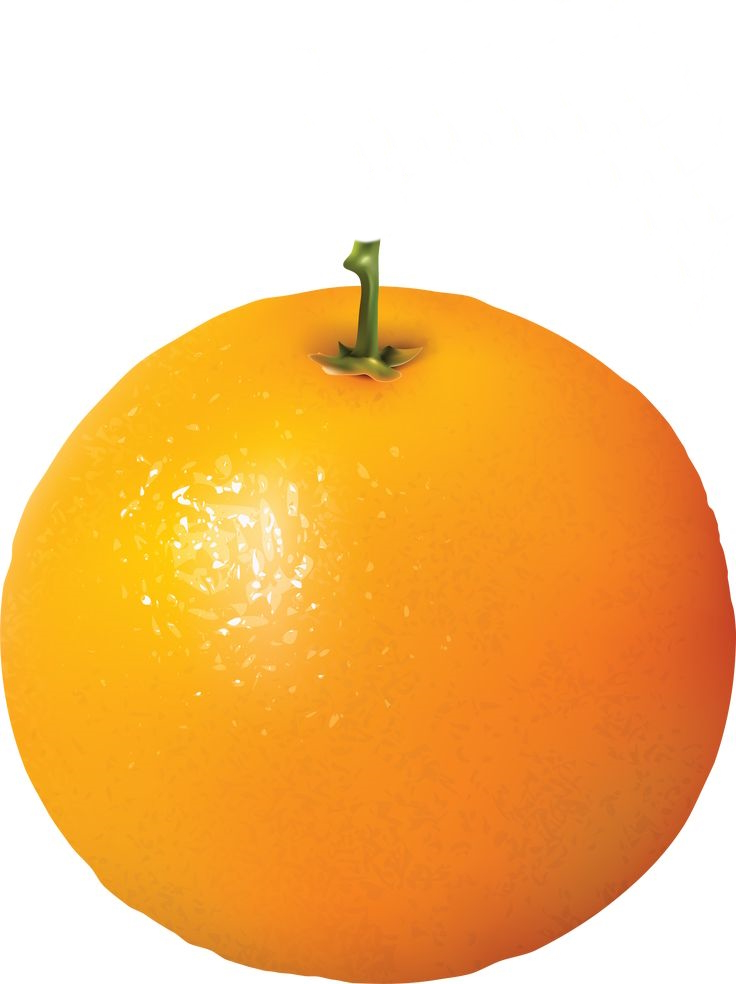
#> input picture dataset_2/Oranges/orange.jpg, 736 x 984 px; its folder holds only this picture in this run
$ python modified_canny_edge_detector_main.py
#> lines starting #> are read from the running program, lines starting #| are printed output that depends on the picture; after the words box and inside, x2 and y2 are one past the last pixel; in counts of white or black regions, pixels touching at a corner belong together; long printed decimals are rounded
### get_color_channels.py
import numpy as np

def get_color_channels(image: np.ndarray):
    red, green, blu = image[..., 0], image[..., 1], image[..., 2]
    return red, green, blu

def get_normalized_colors(image: np.ndarray):
    red, green, blue = get_color_channels(image)
    red_mean = np.mean(red)
    green_mean = np.mean(green)
    blue_mean = np.mean(blue)
    normalized_red = red_mean / (red_mean + green_mean + blue_mean)
    normalized_green = green_mean / (red_mean + green_mean + blue_mean)
    normalized_blue = blue_mean / (red_mean + green_mean + blue_mean)
    return normalized_red, normalized_green, normalized_blue

### image_segmentation.py
from PIL import Image

def image_segmentation(image: Image):
    image = image.convert("L")
    threshold = 200
    image_threshold = image.point(lambda x: 255 if x > threshold else 0)
    return image_threshold

### convolution.py
import numpy as np


def convolution(image: np.ndarray, kernel: list | tuple) -> np.ndarray:
    if len(image.shape) == 3:
        m_i, n_i, c_i = image.shape
    elif len(image.shape) == 2:
        image = image[..., np.newaxis]
        m_i, n_i, c_i = image.shape
    else:
        raise Exception('Shape of image not supported')
    m_k, n_k = kernel.shape
    y_strides = m_i - m_k + 1
    x_strides = n_i - n_k + 1
    img = image.copy()
    output_shape = (m_i-m_k+1, n_i-n_k+1, c_i)
    output = np.zeros(output_shape, dtype=np.float32)
    count = 0
    output_tmp = output.reshape((output_shape[0] * output_shape[1], output_shape[2]))
    for i in range(y_strides):
        for j in range(x_strides):
            for c in range(c_i):
                sub_matrix = img[i:i+m_k, j:j+n_k, c]
                output_tmp[count, c] = np.sum(sub_matrix * kernel)
            count += 1
    output = output_tmp.reshape(output_shape)
    return output

### mced.py
from sobel_edge_detection import sobel_edge_detection
from non_max_suppression import non_max_suppression
from threshold_hysteresis import threshold_hysteresis
import numpy as np
from gaussian_blur import gaussianBlur
from to_gray import togray


def mced(image: np.ndarray, sigma: int | float, filter_shape, lowthreshold: float | int = 0.05, highthreshold: float | int = 0.09):
    blurred = gaussianBlur(image, sigma, filter_shape=filter_shape)[1] / 255
    squeezed_blurred = np.squeeze(blurred)
    padded = np.pad(squeezed_blurred, pad_width=1)
    G, theta = sobel_edge_detection(padded, "absolute")
    img = non_max_suppression(G, theta)
    img = threshold_hysteresis(img, lowthreshold, lowthreshold * 1.562)
    return img

### sobel_edge_detection.py
import numpy as np
from convolution import convolution


def sobel_edge_detection(image: np.ndarray, magnitude="euclidean"):
    Kx = np.array(
        [[-1, 0, 1],
         [-2, 0, 2],
         [-1, 0, 1]], np.float32
    )
    Ky = np.array(
        [[1, 2, 1],
         [0, 0, 0],
         [-1, -2, -1]], np.float32
    )
    Ix = convolution(image, Kx)
    Iy = convolution(image, Ky)
    G = None
    if magnitude == "euclidean":
        G = np.hypot(Ix, Iy)
    elif magnitude == "absolute":
        G = np.absolute(Ix) + np.absolute(Iy)
    G = G / G.max() * 255
    theta = np.arctan2(Iy, Ix)
    return np.squeeze(G), np.squeeze(theta)

### non_max_suppression.py
import numpy as np

def non_max_suppression(img, theta):
    M, N = img.shape
    Z = np.zeros((M, N), dtype=np.int32)
    angle = theta * 180. / np.pi
    angle[angle < 0] += 180
    for i in range(1, M-1):
        for j in range(1, N-1):
            q = 255
            r = 255
            if (0 <= angle[i, j] < 22.5) or (157.5 <= angle[i, j] <= 180):
                r = img[i, j-1]
                q = img[i, j+1]
            elif (22.5 <= angle[i, j] < 67.5):
                r = img[i-1, j+1]
                q = img[i+1, j-1]
            elif (67.5 <= angle[i, j] < 112.5):
                r = img[i-1, j]
                q = img[i+1, j]
            elif (112.5 <= angle[i, j] < 157.5):
                r = img[i+1, j+1]
                q = img[i-1, j-1]
            if (img[i, j] >= q) and (img[i, j] >= r):
                Z[i, j] = img[i, j]
            else:
                Z[i, j] = 0
    return Z

### threshold_hysteresis.py
import numpy as np

def threshold_hysteresis(img: np.ndarray, lowThresholdRatio=0.05, highThresholdRatio=0.09, weak=np.int32(25)):
    highThreshold = img.max() * highThresholdRatio
    lowThreshold = highThreshold * lowThresholdRatio
    M, N = img.shape
    res = np.zeros((M, N), dtype=np.int32)
    strong = np.int32(255)
    zeros = np.int32(0)
    zeros_i, zeros_j = np.where(img < lowThreshold)
    strong_i, strong_j = np.where(img >= highThreshold)
    weak_i, weak_j = np.where((img <= highThreshold) & (img >= lowThreshold))
    res[strong_i, strong_j] = strong
    res[weak_i, weak_j] = weak
    res[zeros_i, zeros_j] = zeros
    for i in range(1, M-1):
        for j in range(1, N-1):
            if (res[i, j] == weak):
                if (
                    (res[i+1, j-1] == strong) or (res[i+1, j] == strong) or
                    (res[i+1, j+1] == strong) or (res[i, j-1] == strong) or
                    (res[i, j+1] == strong) or (res[i-1, j-1] == strong) or
                    (res[i-1, j] == strong) or (res[i-1, j+1] == strong)
                ):
                    res[i, j] = strong
                else:
                    res[i, j] = 0
    return res

### get_center.py
import numpy as np
import math


def get_center(image: np.ndarray):
    height, width = image.shape
    return (math.floor(width / 2), math.floor(height / 2))

### get_average_radius.py
import numpy as np
import math

def get_average_radius(image: np.ndarray, x_center: int, y_center: int):
    coordinates = np.argwhere(image == 255)
    average_radius = 0
    for coordinate in coordinates:
        average_radius += math.sqrt((coordinate[0] - x_center)**2 + (coordinate[1] - y_center)**2)
    average_radius /= coordinates.shape[0]
    return average_radius

### gaussian_blur.py
import numpy as np
from convolution import convolution


def gaussianBlur(img: np.ndarray, sigma: float | int, filter_shape: list | tuple | None = None):
    if filter_shape == None:
        _ = 2 * int(4 * sigma + 0.5) + 1
        filter_shape = [_, _]
    gaussian_filter = np.zeros((filter_shape[0], filter_shape[1]), np.float32)
    size_y = filter_shape[0] // 2
    size_x = filter_shape[1] // 2
    x, y = np.mgrid[-size_y:size_y+1, -size_x:size_x+1]
    normal = 1 / (2.0 * np.pi * sigma**2)
    gaussian_filter = np.exp(-((x**2 + y**2) / (2.0*sigma**2))) * normal
    filtered = convolution(img, gaussian_filter)
    return gaussian_filter, filtered.astype(np.uint8)

### modified_canny_edge_detector_main.py
import numpy as np
from PIL import Image, ImageOps
import matplotlib.pyplot as plt
from image_segmentation import image_segmentation
from get_color_channels import get_normalized_colors
from mced import mced
from get_center import get_center
from get_average_radius import get_average_radius
from os import listdir
from os.path import isfile, join
from fruit_recognition import fruit_recognition
from fruit_classification import fruit_classification

#training phase
print("TRAINING PHASE-----------------")
path = "./dataset_2/Oranges"
files = [f for f in listdir(path) if isfile(join(path, f))]
red_intensities = []
green_intensities = []
diff_intensities = []
average_radiuses = []
for filename in files:
    img = Image.open(path + "/" + filename)
#> img is the input picture: PIL image 736x984 RGB; mean R, G, B 246.2, 196.2, 131.4
    img = img.resize((251, 251))
#> img: PIL image 251x251 RGB
    grayscale_image = ImageOps.grayscale(img)
    red, green, blue = get_normalized_colors(np.array(img))
#> in get_color_channels, `red, green, blu = image[..., 0], image[..., 1], image[..., 2]`:
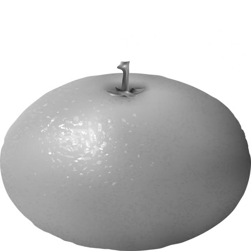
#> green: shape (251, 251); min 42, max 255, mean 196.1
#> in get_color_channels, `red, green, blu = image[..., 0], image[..., 1], image[..., 2]`:
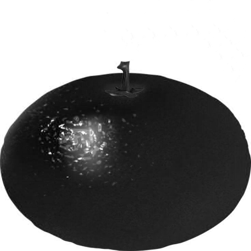
#> blu: shape (251, 251); min 1, max 255, mean 131.4
#> in get_normalized_colors, `red_mean = np.mean(red)`: red_mean = 246.2
#> in get_normalized_colors, `green_mean = np.mean(green)`: green_mean = 196.1
#> in get_normalized_colors, `blue_mean = np.mean(blue)`: blue_mean = 131.4
#> in get_normalized_colors, `normalized_red = red_mean / (red_mean + green_mean + blue_mean)`: normalized_red = 0.429
#> in get_normalized_colors, `normalized_green = green_mean / (red_mean + green_mean + blue_mean)`: normalized_green = 0.342
#> in get_normalized_colors, `normalized_blue = blue_mean / (red_mean + green_mean + blue_mean)`: normalized_blue = 0.229
#> red = 0.429; green = 0.342; blue = 0.229
    red_intensities.append(red)
    green_intensities.append(green)
    diff_intensities.append(red - green)
    segmented_image = image_segmentation(grayscale_image)
#> in image_segmentation, `image_threshold = image.point(lambda x: 255 if x > threshold else 0)`:
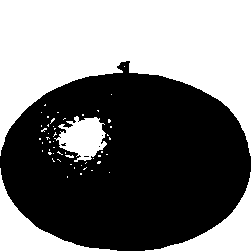
#> image_threshold: PIL image 251x251 L; 46.4% white; 54 white regions (50 under 20 px), largest, box (x1, y1, x2, y2) and area: (0, 0, 251, 156) 23025, (0, 168, 117, 251) 2338, (145, 172, 251, 251) 2219, (54, 116, 107, 162) 1457
    res = mced(np.array(segmented_image), 1.5, (10, 10))
#> after the loop in convolution, `for i in range(y_strides):`: count = 58081
#> in convolution (call 2), `output = output_tmp.reshape(output_shape)`:
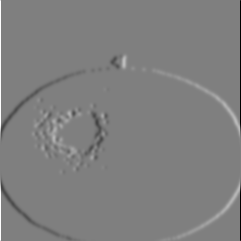
#> output: shape (241, 241, 1) float32; min -3.98, max 3.98, mean -0.000241; drawn with min black and max white
#> in non_max_suppression, `angle[angle < 0] += 180`:
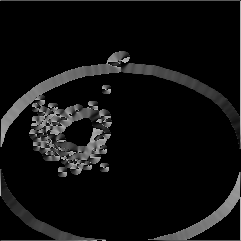
#> angle: shape (241, 241) float32; min 0, max 180, mean 16
#> after the loop in non_max_suppression, `for i in range(1, M-1):`:
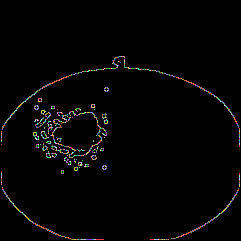
#> Z: shape (241, 241) int32; 117 distinct labels, from 0 to 116; one colour per label, 0 black
#> in threshold_hysteresis, `highThreshold = img.max() * highThresholdRatio`: highThreshold = 9.06
#> in threshold_hysteresis, `lowThreshold = highThreshold * lowThresholdRatio`: lowThreshold = 0.453
#> in threshold_hysteresis, `strong_i, strong_j = np.where(img >= highThreshold)`: strong_i = 1469 values from 56 to 239; strong_j = 1469 values, max 239 at index 702, min 1 at index 719, mean 92.24
#> in threshold_hysteresis, `weak_i, weak_j = np.where((img <= highThreshold) & (img >= lowThreshol..`: weak_i = 93 values from 61 to 239; weak_j = 93 values, max 239 at index 30, min 1 at index 35, mean 106
#> in threshold_hysteresis, `res[weak_i, weak_j] = weak`: res: shape (241, 241) int32; 3 distinct labels, from 0 to 255
#> after the loop in threshold_hysteresis, `for i in range(1, M-1):`:
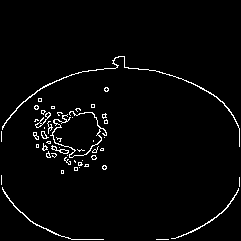
#> res: shape (241, 241) int32; 2.6% white in thin lines or dots, all inside (x1, y1, x2, y2) = (1, 56, 240, 240)
    (x_center, y_center) = get_center(res)
#> x_center = 120; y_center = 120
    average_radius = get_average_radius(res, x_center, y_center)
#> in get_average_radius, `coordinates = np.argwhere(image == 255)`: coordinates = 1539 pairs, first value 56 to 239, second value 1 to 239
#> the loop in get_average_radius, `for coordinate in coordinates:` made 1539 passes
#> (coordinate, average_radius) on passes 1 to 3: ([56, 118], 64.03), ([56, 119], 128), ([56, 120], 192)
#> after the loop in get_average_radius, `for coordinate in coordinates:`: average_radius = 124406.1
#> in get_average_radius, `average_radius /= coordinates.shape[0]`: average_radius = 80.84
#> average_radius = 80.84
    average_radiuses.append(average_radius)

th_lower_radius = min(average_radiuses)
#> th_lower_radius = 80.84
th_upper_radius = max(average_radiuses)
#> th_upper_radius = 80.84
th_upper_intensity_diff = max(diff_intensities)
#> th_upper_intensity_diff = 0.0873
th_lower_intensity_diff = min(diff_intensities)
#> th_lower_intensity_diff = 0.0873
th_orange_radius = np.mean(average_radiuses)
#> th_orange_radius = 80.84
th_orange_red_intensity = np.mean(red) - 0.07
#> th_orange_red_intensity = 0.359
print("th_orange_radius: ", th_orange_radius)
#| th_orange_radius:  80.836
print("th_orange_red_intensity: ", th_orange_red_intensity)
#| th_orange_red_intensity:  0.3592

path = "./dataset_2/Apples/green"
#> (the run stopped early here; a loop or call above may not have finished)

$ run again, on dataset_2/Oranges/orange8.jpg
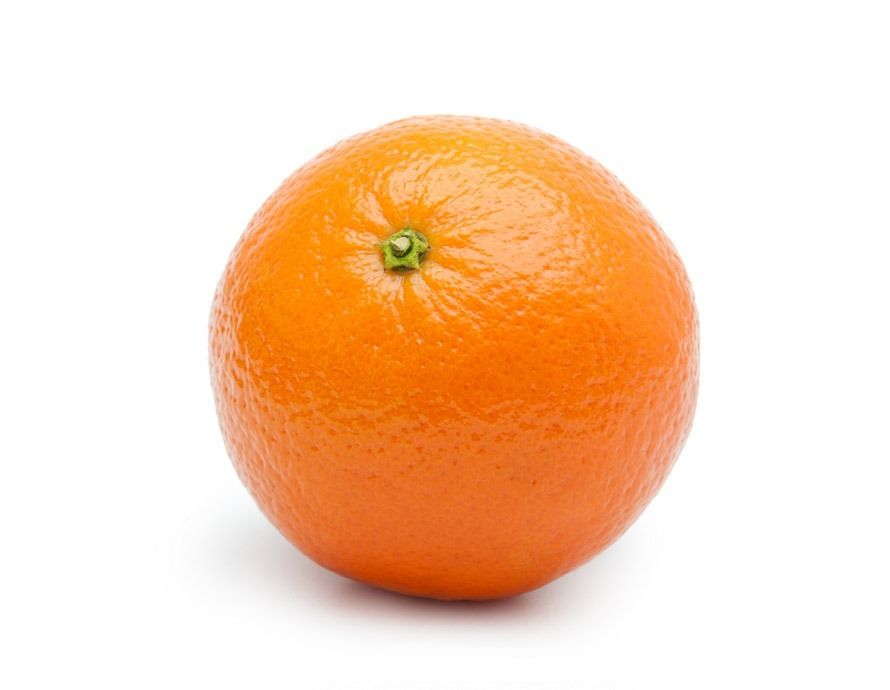
#> input picture dataset_2/Oranges/orange8.jpg, 890 x 690 px
#> img is the input picture: PIL image 890x690 RGB; mean R, G, B 248.5, 216.2, 190.7
#> img: PIL image 251x251 RGB
#> red_mean = 248.5
#> green_mean = 216.2
#> blue_mean = 190.7
#> normalized_red = 0.379
#> normalized_green = 0.33
#> normalized_blue = 0.291
#> `red, green, blue = get_normalized_colors(np.array(img))`: red = 0.379; green = 0.33; blue = 0.291
#> in image_segmentation, `image_threshold = image.point(lambda x: 255 if x > threshold else 0)`:
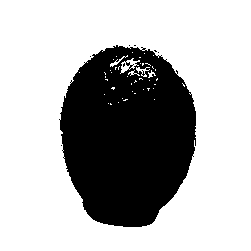
#> image_threshold: PIL image 251x251 L; 70% white; 8 black regions (7 under 20 px), largest, box (x1, y1, x2, y2) and area: (59, 45, 196, 227) 18886
#> after the loop in convolution, `for i in range(y_strides):`: count = 58081
#> highThreshold = 9.06
#> lowThreshold = 0.453
#> strong_i = 1103 values from 40 to 222; strong_j = 1103 values, max 191 at index 739, min 54 at index 758, mean 125
#> weak_i = 58 values from 47 to 99; weak_j = 58 values, max 151 at index 38, min 97 at index 25, mean 124.7
#> after the loop in threshold_hysteresis, `for i in range(1, M-1):`:
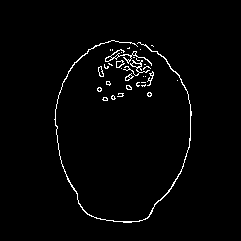
#> res: shape (241, 241) int32; 2% white in thin lines or dots, all inside (x1, y1, x2, y2) = (54, 40, 192, 223)
#> x_center = 120
#> coordinates = 1157 pairs, first value 40 to 222, second value 54 to 191
#> the loop in get_average_radius, `for coordinate in coordinates:` made 1157 passes
#> (coordinate, average_radius) on passes 1 to 3: ([40, 111], 80.5), ([40, 112], 160.9), ([40, 113], 241.2)
#> after the loop in get_average_radius, `for coordinate in coordinates:`: average_radius = 77659
#> in get_average_radius, `average_radius /= coordinates.shape[0]`: average_radius = 67.12
#> th_upper_intensity_diff = 0.0492
#> th_orange_radius = 67.12
#> th_orange_red_intensity = 0.309
#| th_orange_radius:  67.121
#| th_orange_red_intensity:  0.3091

$ run again, on dataset_2/Oranges/orange2.jpg
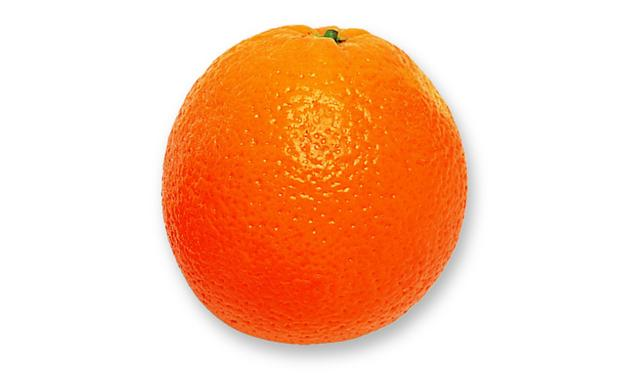
#> input picture dataset_2/Oranges/orange2.jpg, 636 x 380 px
#> img is the input picture: PIL image 636x380 RGB; mean R, G, B 250.2, 202.7, 175.6
#> img: PIL image 251x251 RGB
#> red_mean = 250.2
#> green_mean = 202.7
#> blue_mean = 175.6
#> normalized_red = 0.398
#> normalized_green = 0.323
#> normalized_blue = 0.279
#> `red, green, blue = get_normalized_colors(np.array(img))`: red = 0.398; green = 0.323; blue = 0.279
#> in image_segmentation, `image_threshold = image.point(lambda x: 255 if x > threshold else 0)`:
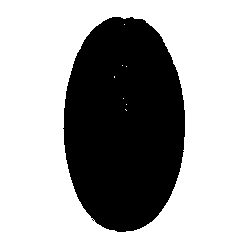
#> image_threshold: PIL image 251x251 L; 67% white; 1 black region, box (x1, y1, x2, y2) and area: (63, 17, 185, 232) 20807
#> after the loop in convolution, `for i in range(y_strides):`: count = 58081
#> highThreshold = 9.06
#> lowThreshold = 0.453
#> strong_i = 722 values from 12 to 226; strong_j = 722 values, max 180 at index 344, min 58 at index 335, mean 119.1
#> weak_i = 54 values from 17 to 101; weak_j = 54 values, max 123 at index 20, min 115 at index 14, mean 119.2
#> after the loop in threshold_hysteresis, `for i in range(1, M-1):`:
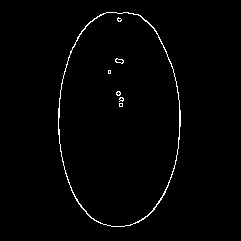
#> res: shape (241, 241) int32; 1.3% white in thin lines or dots, all inside (x1, y1, x2, y2) = (58, 12, 181, 227)
#> x_center = 120
#> coordinates = 775 pairs, first value 12 to 226, second value 58 to 180
#> the loop in get_average_radius, `for coordinate in coordinates:` made 775 passes
#> (coordinate, average_radius) on passes 1 to 3: ([12, 106], 108.9), ([12, 107], 217.7), ([12, 108], 326.3)
#> after the loop in get_average_radius, `for coordinate in coordinates:`: average_radius = 61346.3
#> in get_average_radius, `average_radius /= coordinates.shape[0]`: average_radius = 79.16
#> th_upper_intensity_diff = 0.0756
#> th_orange_radius = 79.16
#> th_orange_red_intensity = 0.328
#| th_orange_radius:  79.156
#| th_orange_red_intensity:  0.3281

$ run again, on dataset_2/Oranges/orange4.jpg
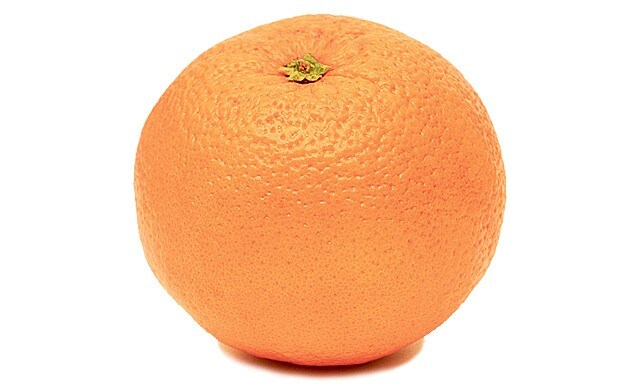
#> input picture dataset_2/Oranges/orange4.jpg, 620 x 388 px
#> img is the input picture: PIL image 620x388 RGB; mean R, G, B 250.3, 210.4, 179.9
#> img: PIL image 251x251 RGB
#> red_mean = 250.3
#> green_mean = 210.4
#> blue_mean = 179.9
#> normalized_red = 0.391
#> normalized_green = 0.328
#> normalized_blue = 0.281
#> `red, green, blue = get_normalized_colors(np.array(img))`: red = 0.391; green = 0.328; blue = 0.281
#> image_threshold: PIL image 251x251 L; 57.1% white; 4 black regions (3 under 20 px), largest, box (x1, y1, x2, y2) and area: (54, 9, 205, 244) 27033
#> after the loop in convolution, `for i in range(y_strides):`: count = 58081
#> highThreshold = 9.06
#> lowThreshold = 0.453
#> strong_i = 1617 values from 4 to 238; strong_j = 1617 values, max 199 at index 1146, min 49 at index 1068, mean 119.9
#> weak_i = 564 values from 11 to 121; weak_j = 564 values, max 184 at index 199, min 79 at index 398, mean 116.2
#> after the loop in threshold_hysteresis, `for i in range(1, M-1):`:
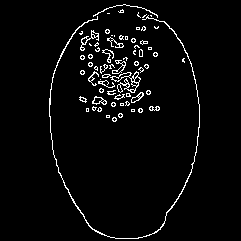
#> res: shape (241, 241) int32; 3.7% white in thin lines or dots, all inside (x1, y1, x2, y2) = (49, 4, 200, 239)
#> x_center = 120
#> coordinates = 2136 pairs, first value 4 to 238, second value 49 to 199
#> the loop in get_average_radius, `for coordinate in coordinates:` made 2136 passes
#> (coordinate, average_radius) on passes 1 to 3: ([4, 123], 116), ([4, 124], 232.1), ([4, 125], 348.2)
#> after the loop in get_average_radius, `for coordinate in coordinates:`: average_radius = 147281.7
#> in get_average_radius, `average_radius /= coordinates.shape[0]`: average_radius = 68.95
#> th_upper_intensity_diff = 0.0623
#> th_orange_radius = 68.95
#> th_orange_red_intensity = 0.321
#| th_orange_radius:  68.952
#| th_orange_red_intensity:  0.3207
